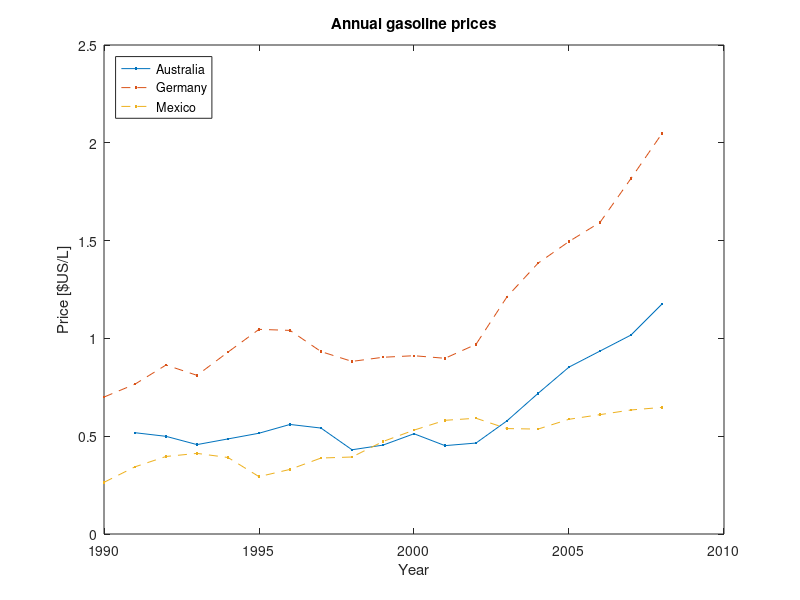

Recreate this plot in MATLAB.
%% Load gas price data
load AuDeMx

%% Convert prices to $US/L
gal2lit = 0.2642;
Australia = gal2lit*Australia;
Germany = gal2lit*Germany;
Mexico = gal2lit*Mexico;

%% Plot gas prices
plot(Year,Australia,'.-')
hold on 
plot(Year,Germany,'.--')
plot(Year,Mexico,'.--')
hold off

title('Annual gasoline prices')
xlabel('Year')
ylabel('Price [$US/L]')
legend('Australia','Germany','Mexico','Location','northwest')